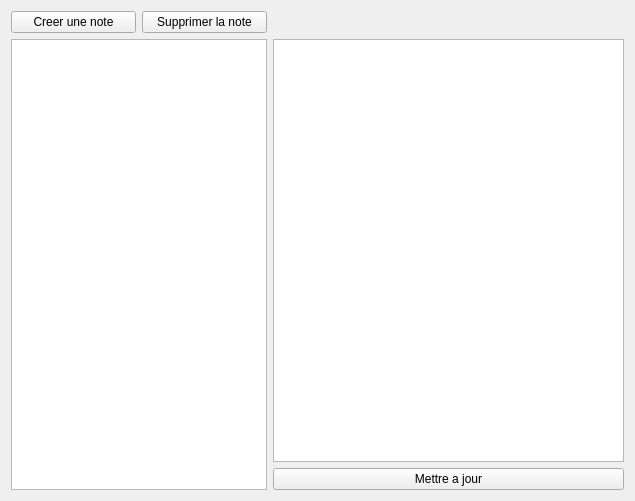
<?xml version="1.0" encoding="UTF-8"?>
<ui version="4.0">
 <class>FenetrePrincipale</class>
 <widget class="QWidget" name="FenetrePrincipale">
  <property name="geometry">
   <rect>
    <x>0</x>
    <y>0</y>
    <width>635</width>
    <height>501</height>
   </rect>
  </property>
  <property name="windowTitle">
   <string>Createur de notes</string>
  </property>
  <layout class="QGridLayout" name="gridLayout">
   <item row="0" column="0">
    <widget class="QPushButton" name="btn_creerNote">
     <property name="text">
      <string>Creer une note</string>
     </property>
    </widget>
   </item>
   <item row="0" column="1">
    <widget class="QPushButton" name="btn_supprimerNote">
     <property name="text">
      <string>Supprimer la note</string>
     </property>
    </widget>
   </item>
   <item row="1" column="0" rowspan="2" colspan="2">
    <widget class="QListWidget" name="lw_listeDeNotes"/>
   </item>
   <item row="1" column="2">
    <widget class="QTextEdit" name="te_contenuDeLaNote"/>
   </item>
   <item row="2" column="2">
    <widget class="QPushButton" name="btn_mettreAjourNote">
     <property name="text">
      <string>Mettre a jour</string>
     </property>
    </widget>
   </item>
  </layout>
 </widget>
 <resources/>
 <connections/>
</ui>
